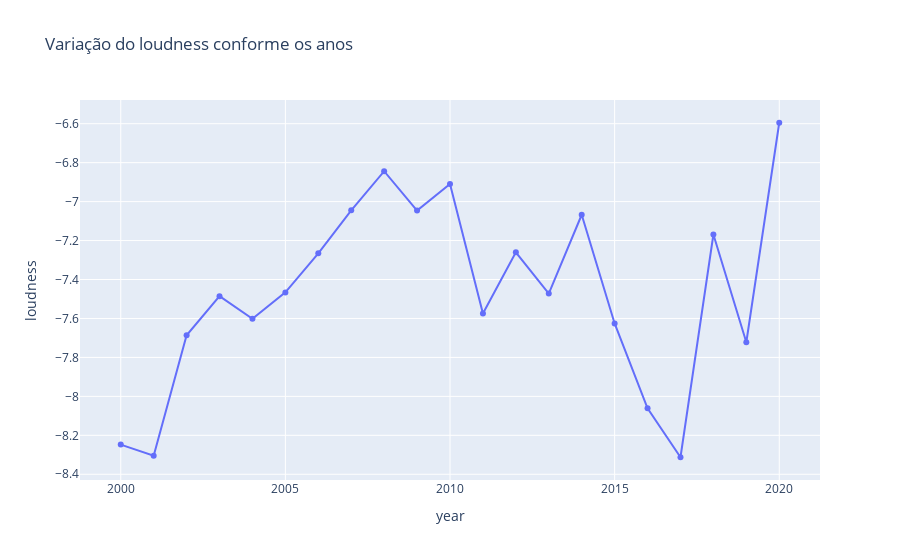
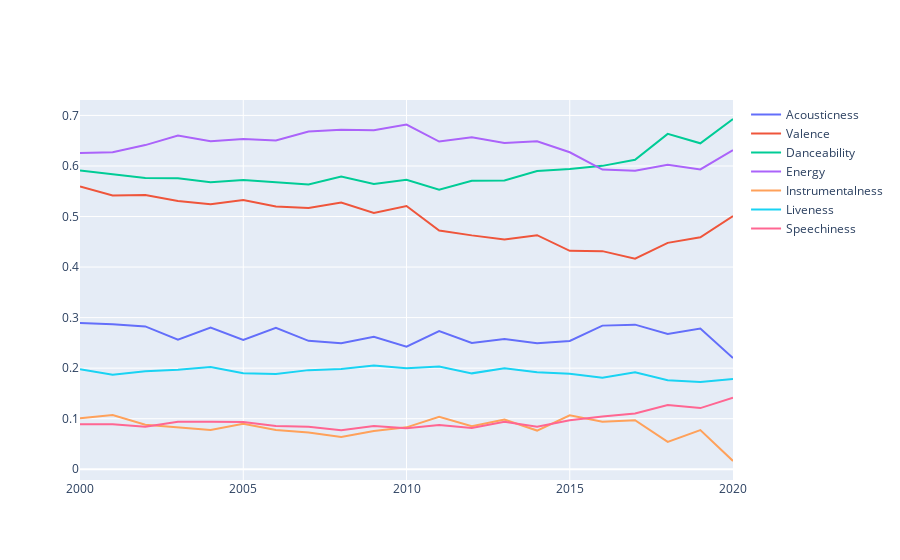

Here is the notebook cell these charts were saved with, in order:
### Code cell
# Visualizando a evolução do loudness ao longo dos anos
fig = px.line( dados_anos, x = 'year', y = 'loudness', markers = True, title = 'Variação do loudness conforme os anos' )
#podemos mostrar a variação de cada um dos elementos que representam a música.
fig.show()

# Criando gráfico de linhas com múltiplas características musicais
fig = go.Figure()

fig.add_trace( go.Scatter( x = dados_anos[ 'year' ], y = dados_anos[ 'acousticness' ],
                          name = 'Acousticness' ) )
fig.add_trace( go.Scatter( x = dados_anos[ 'year' ], y = dados_anos[ 'valence' ],
                          name = 'Valence' ) )
fig.add_trace( go.Scatter( x = dados_anos[ 'year' ], y = dados_anos[ 'danceability' ],
                          name = 'Danceability' ) )
fig.add_trace( go.Scatter( x = dados_anos[ 'year' ], y = dados_anos[ 'energy' ],
                          name = 'Energy' ) )
fig.add_trace( go.Scatter( x = dados_anos[ 'year' ], y = dados_anos[ 'instrumentalness' ],
                          name = 'Instrumentalness' ) )
fig.add_trace( go.Scatter( x = dados_anos[ 'year' ], y = dados_anos[ 'liveness' ],
                          name = 'Liveness' ) )
fig.add_trace( go.Scatter( x = dados_anos[ 'year' ], y = dados_anos[ 'speechiness' ],
                          name = 'Speechiness' ) )

fig.show()

### Figure 1 — Plotly figure (JSON) as saved in the notebook; plotly's stock layout.template omitted (floating-point values rounded to 4 significant figures)
{"data": [{"hovertemplate": "year=%{x}<br>loudness=%{y}<extra></extra>", "legendgroup": "", "line": {"color": "#636efa", "dash": "solid"}, "marker": {"symbol": "circle"}, "mode": "lines+markers", "name": "", "orientation": "v", "showlegend": false, "type": "scatter", "x": [2000, 2001, 2002, 2003, 2004, 2005, 2006, 2007, 2008, 2009, 2010, 2011, 2012, 2013, 2014, 2015, 2016, 2017, 2018, 2019, 2020], "xaxis": "x", "y": [-8.248, -8.305, -7.687, -7.486, -7.602, -7.466, -7.266, -7.045, -6.844, -7.046, -6.91, -7.575, -7.261, -7.472, -7.067, -7.626, -8.061, -8.313, -7.169, -7.722, -6.595], "yaxis": "y"}], "layout": {"legend": {"tracegroupgap": 0}, "title": {"text": "Variação do loudness conforme os anos"}, "xaxis": {"anchor": "y", "domain": [0, 1], "title": {"text": "year"}}, "yaxis": {"anchor": "x", "domain": [0, 1], "title": {"text": "loudness"}}}}

### Figure 2 — Plotly figure (JSON) as saved in the notebook; plotly's stock layout.template omitted (floating-point values rounded to 4 significant figures)
{"data": [{"name": "Acousticness", "type": "scatter", "x": [2000, 2001, 2002, 2003, 2004, 2005, 2006, 2007, 2008, 2009, 2010, 2011, 2012, 2013, 2014, 2015, 2016, 2017, 2018, 2019, 2020], "y": [0.2893, 0.2868, 0.2826, 0.2565, 0.2806, 0.2558, 0.28, 0.2541, 0.2492, 0.2619, 0.2427, 0.2732, 0.25, 0.2575, 0.2493, 0.254, 0.2842, 0.2861, 0.2676, 0.2783, 0.2199]}, {"name": "Valence", "type": "scatter", "x": [2000, 2001, 2002, 2003, 2004, 2005, 2006, 2007, 2008, 2009, 2010, 2011, 2012, 2013, 2014, 2015, 2016, 2017, 2018, 2019, 2020], "y": [0.5595, 0.5415, 0.5424, 0.5305, 0.5245, 0.5325, 0.52, 0.5168, 0.5275, 0.5072, 0.5209, 0.4725, 0.4627, 0.4547, 0.463, 0.4321, 0.4315, 0.4165, 0.4479, 0.4588, 0.501]}, {"name": "Danceability", "type": "scatter", "x": [2000, 2001, 2002, 2003, 2004, 2005, 2006, 2007, 2008, 2009, 2010, 2011, 2012, 2013, 2014, 2015, 2016, 2017, 2018, 2019, 2020], "y": [0.5909, 0.5833, 0.5762, 0.5758, 0.5677, 0.5723, 0.5682, 0.5634, 0.5792, 0.5642, 0.5725, 0.5529, 0.5709, 0.5711, 0.5899, 0.5938, 0.6002, 0.6122, 0.6635, 0.6448, 0.6929]}, {"name": "Energy", "type": "scatter", "x": [2000, 2001, 2002, 2003, 2004, 2005, 2006, 2007, 2008, 2009, 2010, 2011, 2012, 2013, 2014, 2015, 2016, 2017, 2018, 2019, 2020], "y": [0.6254, 0.627, 0.6413, 0.6602, 0.6489, 0.6532, 0.6503, 0.6683, 0.6715, 0.6707, 0.6818, 0.6483, 0.6566, 0.6456, 0.6488, 0.6271, 0.5929, 0.5904, 0.6024, 0.5932, 0.6312]}, {"name": "Instrumentalness", "type": "scatter", "x": [2000, 2001, 2002, 2003, 2004, 2005, 2006, 2007, 2008, 2009, 2010, 2011, 2012, 2013, 2014, 2015, 2016, 2017, 2018, 2019, 2020], "y": [0.1012, 0.1072, 0.08805, 0.08305, 0.07793, 0.09019, 0.0777, 0.07296, 0.06366, 0.07587, 0.08298, 0.1038, 0.08521, 0.09837, 0.07657, 0.1068, 0.09398, 0.09709, 0.05422, 0.07764, 0.01638]}, {"name": "Liveness", "type": "scatter", "x": [2000, 2001, 2002, 2003, 2004, 2005, 2006, 2007, 2008, 2009, 2010, 2011, 2012, 2013, 2014, 2015, 2016, 2017, 2018, 2019, 2020], "y": [0.1977, 0.187, 0.1939, 0.197, 0.2022, 0.1901, 0.1883, 0.1961, 0.1984, 0.2053, 0.1997, 0.2033, 0.1897, 0.1996, 0.1918, 0.1889, 0.1812, 0.1917, 0.1763, 0.1726, 0.1785]}, {"name": "Speechiness", "type": "scatter", "x": [2000, 2001, 2002, 2003, 2004, 2005, 2006, 2007, 2008, 2009, 2010, 2011, 2012, 2013, 2014, 2015, 2016, 2017, 2018, 2019, 2020], "y": [0.08921, 0.08918, 0.08431, 0.09393, 0.09424, 0.09333, 0.08585, 0.08435, 0.07736, 0.08546, 0.08103, 0.08748, 0.08174, 0.09385, 0.08406, 0.09678, 0.1043, 0.1105, 0.1272, 0.121, 0.1414]}], "layout": {}}
